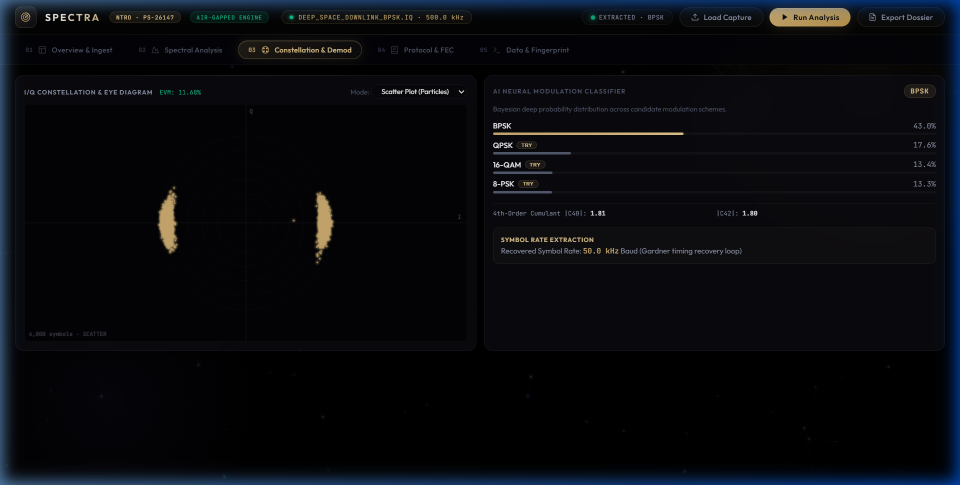
#> input picture presentation_assets/screen_constellation.png, 1920 x 970 px, found by its file name (shown at 1/2 size)
$ python find_crops.py
#> lines starting #> are read from the running program, lines starting #| are printed output that depends on the picture
from PIL import Image
import os

assets_dir = r'c:\vs studio\ntro-signal-analyzer\presentation_assets'
test_dir = r'c:\vs studio\ntro-signal-analyzer\scratch\crops_test'

# Let's crop candidate panels from screen_constellation.png:
# In screen_constellation.png, where is the constellation canvas?
# In typical layout:
# Top header is y=0..70.
# Left panel might be y=80..950, x=0..600.
# Main visualization canvas might be x=400..1500, y=100..700 or similar.
im_c = Image.open(os.path.join(assets_dir, 'screen_constellation.png'))
#> im_c is the input picture: PIL image 1920x970 RGB; mean R, G, B 8.7, 10.1, 14.2
# Let's save a few horizontal slices and vertical slices to pinpoint
crops = {
    'c_center': (400, 100, 1500, 750),
    'c_left': (50, 100, 650, 750),
    'c_right': (1200, 100, 1850, 750),
    'c_full_body': (40, 80, 1880, 920),
}
for k, box in crops.items():
    im_c.crop(box).save(os.path.join(test_dir, f"{k}.png"))
#> this loop made 4 passes
#> pass 1, `im_c.crop(box).save(os.path.join(test_dir, f"{k}.png"))`:
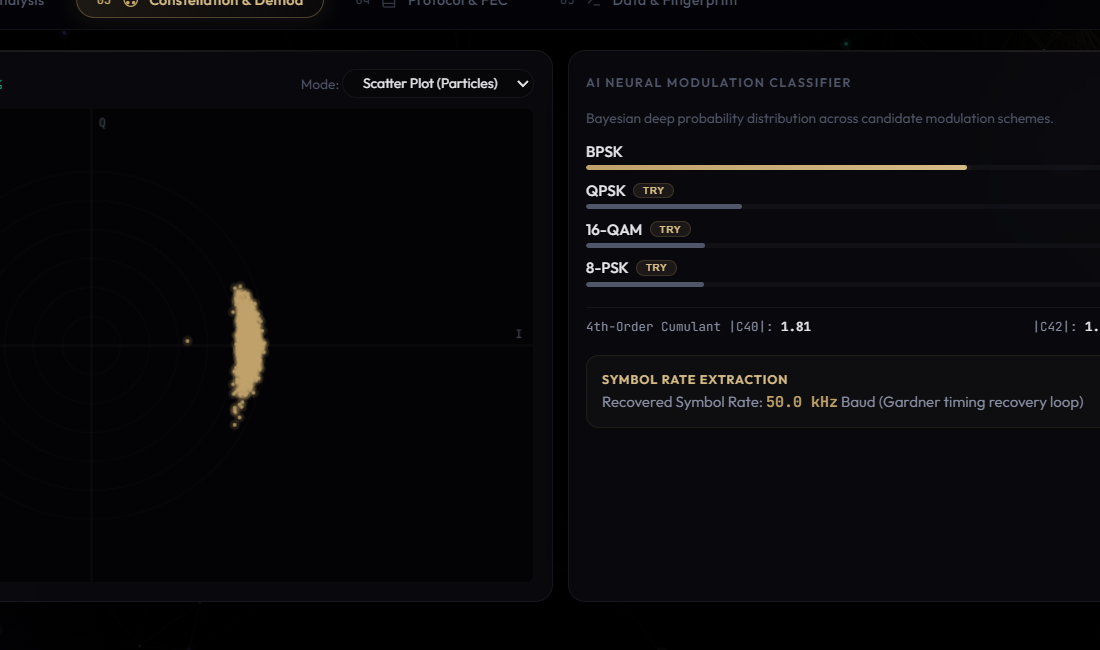
#> saved as c_center.png: PIL image 1100x650 RGB; mean R, G, B 9.4, 9.1, 11.7
#> pass 2, `im_c.crop(box).save(os.path.join(test_dir, f"{k}.png"))`:
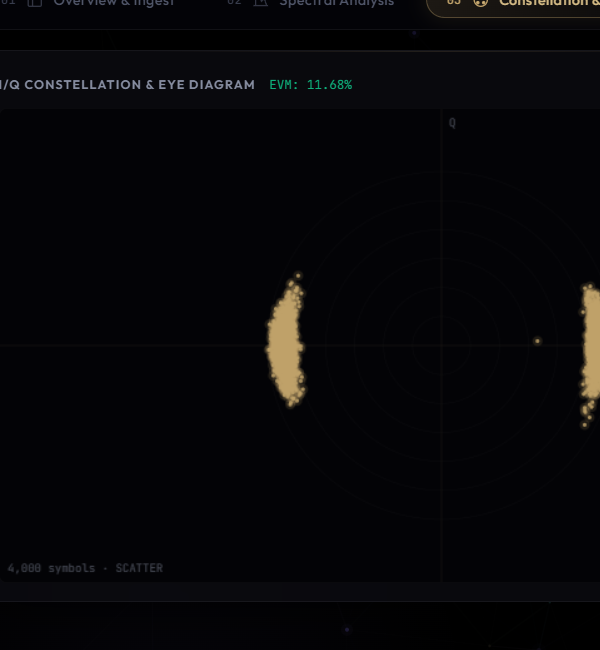
#> saved as c_left.png: PIL image 600x650 RGB; mean R, G, B 6.9, 6.6, 8.7

im_n = Image.open(os.path.join(assets_dir, 'screen_neural_lab.png'))
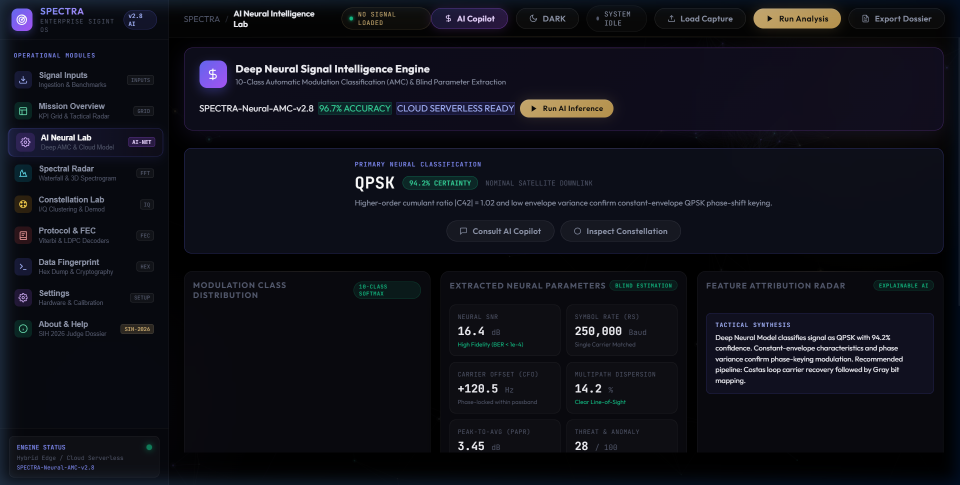
#> input picture presentation_assets/screen_neural_lab.png, 1920 x 970 px, found by its file name (shown at 1/2 size)
#> im_n is the input picture: PIL image 1920x970 RGB; mean R, G, B 15.9, 16.8, 24.7
crops_n = {
    'n_top_panel': (40, 100, 1880, 500),
    'n_mid_panel': (40, 450, 1880, 920),
    'n_center': (350, 120, 1550, 750),
}
for k, box in crops_n.items():
    im_n.crop(box).save(os.path.join(test_dir, f"{k}.png"))
#> this loop made 3 passes
#> pass 1, `im_n.crop(box).save(os.path.join(test_dir, f"{k}.png"))`:
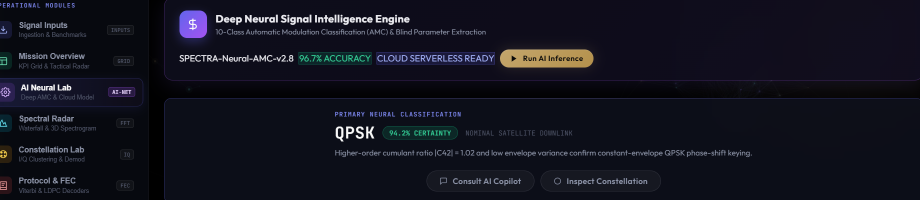
#> saved as n_top_panel.png: PIL image 1840x400 RGB (shown at 1/2 size); mean R, G, B 19, 19.5, 30.6
#> pass 2, `im_n.crop(box).save(os.path.join(test_dir, f"{k}.png"))`:
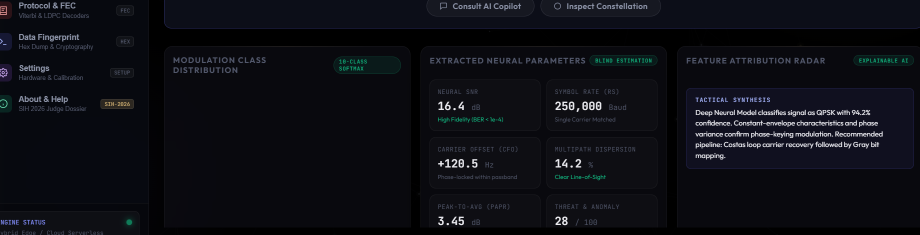
#> saved as n_mid_panel.png: PIL image 1840x470 RGB (shown at 1/2 size); mean R, G, B 13.6, 14.6, 20.7

print("Saved test crops")
